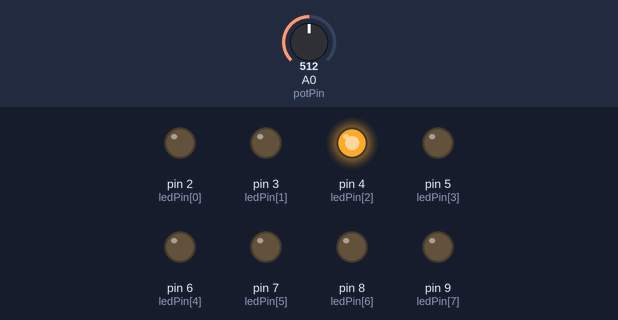
Bench run of a sketch on a simulated Arduino Uno, built with avr-gcc and run on an emulated ATmega328P. Shown: output pins drawn as LEDs (lit = HIGH). Dashed ring = blinking. Inputs (shaded band) come from the test bench; at power-on: A0 (potPin) = 512.

Above: at 1.3 s.
1.4 s: A0 (potPin) set to 0
At 1.8 s:
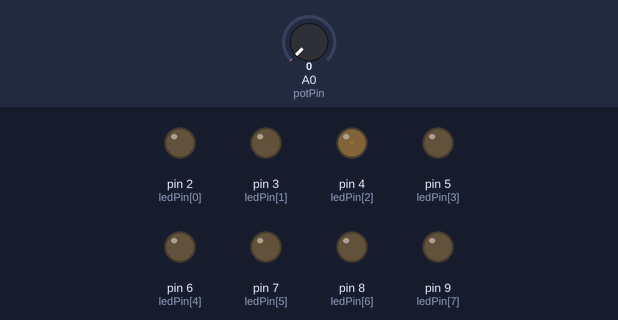
3.0 s: A0 (potPin) set to 18
At 3.49 s:
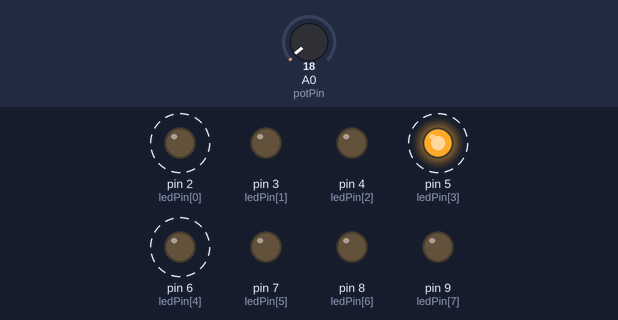
6.1 s: A0 (potPin) set to 306
At 6.57 s:
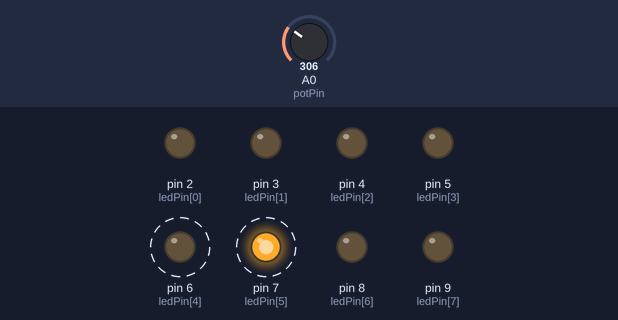
9.2 s: A0 (potPin) set to 339
At 12.2 s:
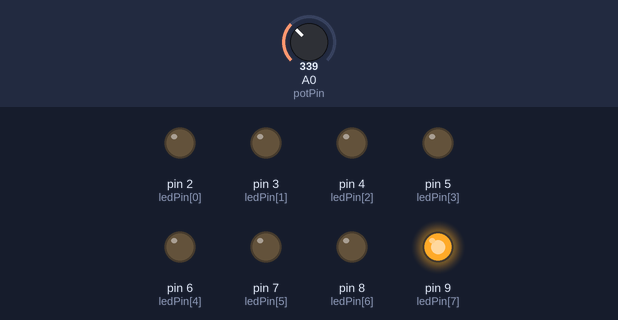
12.3 s: A0 (potPin) set to 352
Timing chart, 0 to 16.4 s (numbered marks = the images above; inputs shaded):
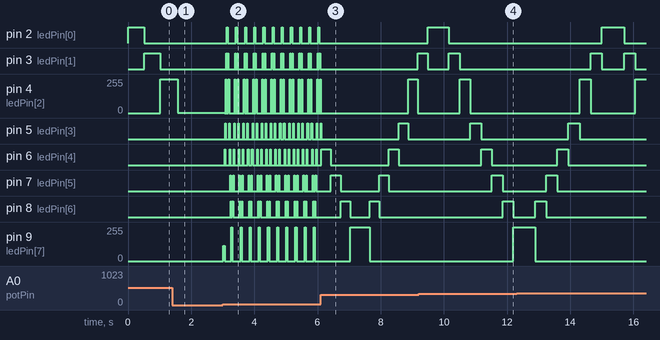

Measured:
- after the input at 1.4 s, pin 4 (ledPin[2]): 255/255 → 2/255 after 0.18 s; pin 5 (ledPin[3]): stays LOW (without the input it goes to HIGH after 0.14 s); pin 6 (ledPin[4]): stays LOW (without the input it goes to HIGH after 0.65 s); pin 7 (ledPin[5]): stays LOW (without the input it goes to HIGH after 1.2 s)
- after the input at 3.0 s, pin 2 (ledPin[0]): alternates HIGH for 0.04 s and LOW for 0.25 s, starting after 0.13 s; pin 3 (ledPin[1]): LOW → HIGH after 0.11 s, then repeats every 0.29 s: LOW 0.04 s, HIGH 0.02 s, LOW 0.22 s, HIGH 0.02 s
- after the input at 6.1 s, pin 2 (ledPin[0]): stops changing and stays LOW; pin 6 (ledPin[4]): HIGH → LOW after 0.32 s, → HIGH 1.8 s later, → LOW 0.31 s later
- after the input at 9.2 s, pin 9 (ledPin[7]): 0/255 → 255/255 after 3.0 s instead of 2.7 s

The sketch:

son_3_code_1_Interactive_LED_Flowing_Lights_Arduino_Upgraded.ino
```cpp
/********************************
 * name:Interactive LED Flowing Lights
 * function:Here you should see eight LEDs light up one by one in turn.
 * Adjust the potentiometer, and you will find the time interval of
 * LED lighting up changes.
 ********************************/
int ledNum = 8; //the number of the led you attach
byte ledPin[] = {2, 3, 4, 5, 6, 7, 8, 9};    // Create array for LED pins
int ledDelay; // delay between changes
int potPin=A0;//Potentiometer attach to pinA0

void setup()
{
  //set all leds as OUTPUT
  for (int x = 0; x < ledNum; x++)
  {
    pinMode(ledPin[x], OUTPUT);

  }
}

void loop()
{
  for(int i=0;i<8;i++)
  {
    ledDelay = analogRead(potPin);//read the value of A0
    digitalWrite(ledPin[i],HIGH);//turn on LEDs
    delay(ledDelay);//delay the times which read from potentiometer
    digitalWrite(ledPin[i],LOW);//turn off leds
  }

  for(int i=7;i>=0;i--)
  {
    ledDelay = analogRead(potPin);//read the value of A0
    digitalWrite(ledPin[i],HIGH);//turn on LEDs
    delay(ledDelay);//delay the times which read from potentiometer
    digitalWrite(ledPin[i],LOW);//turn off leds
  }
}
```
